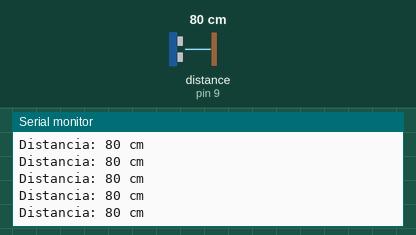
Simulated run of this sketch. Board: Arduino Uno, built with avr-gcc and run on an emulated ATmega328P. On the bench: the last lines printed to the serial monitor. Wiring (inferred from the names in the program): ultrasonic range finder: trigger pin 10; echo pin 9. Inputs (shaded band) come from the test bench; at power-on: distance to the obstacle (sensor on pin 9) 80 cm. The echo pulse lasts 58.3 µs per cm.

Above: at 1.3 s.
1.4 s: distance to the obstacle (sensor on pin 9) set to 2 cm
At 2.1 s:
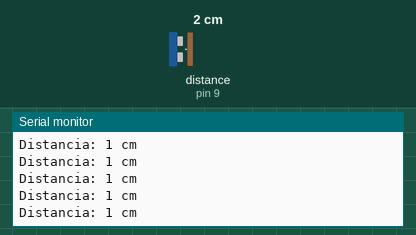
4.4 s: distance to the obstacle (sensor on pin 9) set to 18 cm
At 5.2 s:
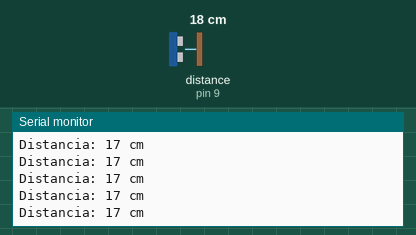
7.4 s: distance to the obstacle (sensor on pin 9) set to 4 cm
At 8.4 s:
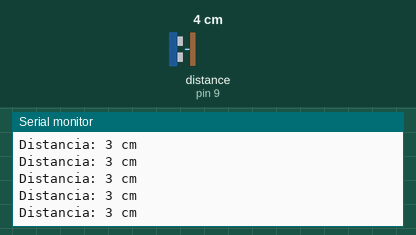
10.4 s: distance to the obstacle (sensor on pin 9) set to 120 cm
At 11.3 s:
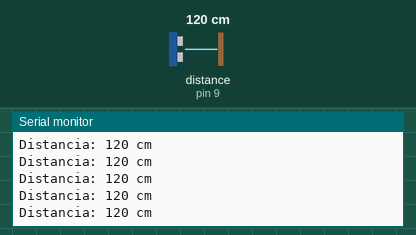
Timing chart, 0 to 13.4 s (numbered marks = the images above; inputs shaded):
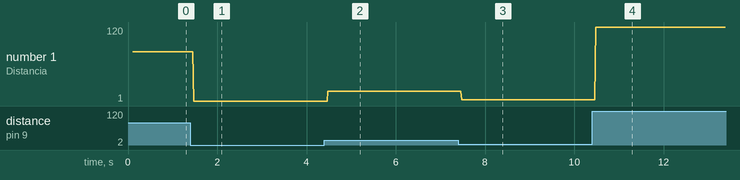

The sketch:

VISION_ARTIFICIAL.ino
```cpp
int echo = 9;            //  SERVO 2 define el pin 2 como (pecho) para el Ultrasonido
int trig = 10;            // SERVO 1 define el pin 3 como (ptrig) para el Ultrasonido
int duracion, distancia;  // para Calcular distacia

void setup()
{
  Serial.begin(9600);           // set up Serial library at 9600 bps
  //////sensor ultrasonico////
  pinMode(echo, INPUT);   // define el pin 2 como entrada (pecho)
  pinMode(trig,OUTPUT);   // define el pin 3 como salida  (ptrig)

  Serial.println("Tiempo de seguridad");
  delay(100);          //Tiempo de seguridad
}

void loop()
{
   digitalWrite(trig, HIGH);   // genera el pulso de trigger por 10us
   delay(0.01);
   digitalWrite(trig, LOW);
   duracion = pulseIn(echo, HIGH);          // Lee el tiempo del Echo
   distancia = (duracion/2) / 29;            // calcula la distancia en centimetros
   delay(1);
   Serial.print("Distancia: ");
   Serial.print(distancia);
   Serial.println(" cm");
}
```

Measured:
- after the input at 1.4 s, the serial monitor: prints a new line after 0.07 s (image 1)
- after the input at 4.4 s, the serial monitor: prints a new line after 0.08 s (image 2)
- after the input at 7.4 s, the serial monitor: prints a new line after 0.07 s (image 3)
- after the input at 10.4 s, the serial monitor: prints a new line after 0.08 s (image 4)
- plotted number 1: 80 → 1 after the input at 1.4 s, 1 → 17 after the input at 4.4 s, 17 → 3 after the input at 7.4 s, 3 → 120 after the input at 10.4 s
